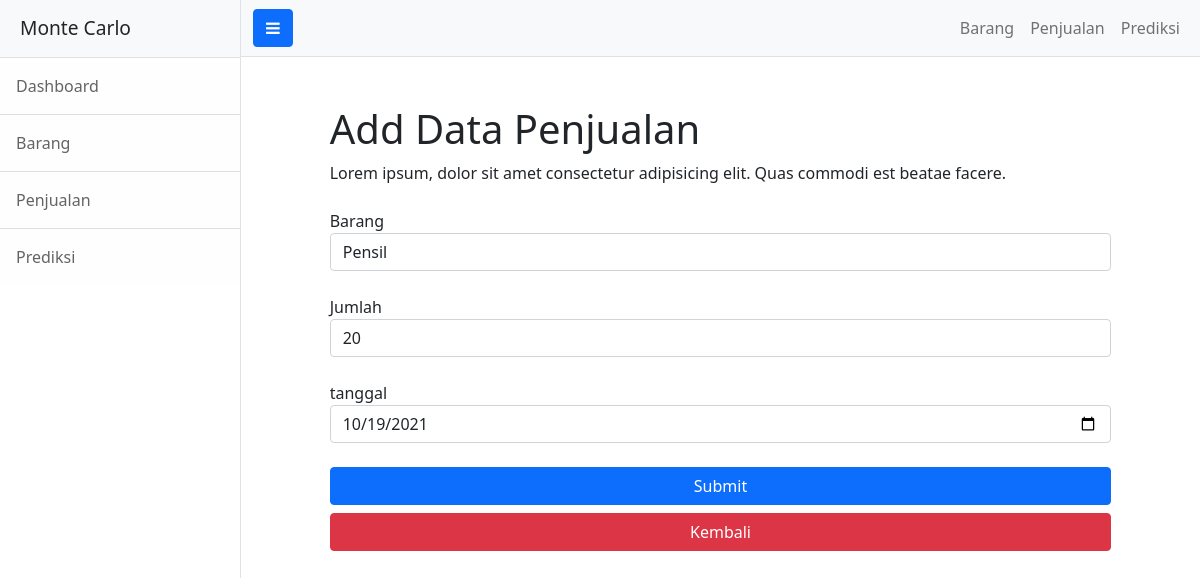
Screenshot of /Penjualan/EditPenjualan/4 with the database file from the repository.
### tables this page shows
CREATE TABLE `penjualan` (
  `id` int(11) NOT NULL,
  `id_barang` int(11) NOT NULL,
  `jumlah` int(11) NOT NULL,
  `tanggal` date NOT NULL
);

CREATE TABLE `barang` (
  `id_brg` int(11) NOT NULL,
  `barang` varchar(50) NOT NULL,
  `harga` int(11) NOT NULL
);

### application/controllers/Penjualan.php (called while the page is built, shortened)
<?php
class Penjualan extends CI_Controller {
    public function __construct()
    {
        $this->load->model('M_basic', 'mp');
    }
    public function EditPenjualan($id)
    {
        $w = array('id' => $id);
        $data['data'] = $this->mp->getData('penjualan',$w)->row();
        $data['barang'] = $this->mp->getData('barang')->result();
        $this->load->view('template/header');
        $this->load->view('penjualan/edit_penjualan', $data);
        $this->load->view('template/footer');
    }
}

### index.php (called while the page is built, shortened)
<?php
require_once BASEPATH.'core/CodeIgniter.php';

### application/models/M_basic.php (called while the page is built, shortened)
<?php
class M_basic extends CI_Model
{
    public function getData($t, $w = null)
    {
        if ($t == 'penjualan') {
            $this->db->join('barang', 'barang.id_brg = penjualan.id_barang');
        }
        if ($w != null) {
            $this->db->where($w);
        }
        return $this->db->get($t);
    }
}

### application/views/penjualan/edit_penjualan.php (the view, shortened to what this page needs)
<div style="margin: 5% 8%;">
    <div class="container-fluid">
        <h1 class="mt-4">Add Data Penjualan</h1>
        <p>Lorem ipsum, dolor sit amet consectetur adipisicing elit. Quas commodi est beatae facere.</p>
        <div class="mt-4">
            <form action="<?= base_url('Penjualan/UpdatePenjualan') ?>" method="post">
                <div class="form-group first last mb-4">
                    <label for="Barang">Barang</label>
                    <select class="form-control" id="Barang" name="Barang">
                        <?php foreach($barang as $d): ?>
                            <option value="<?= $d->id_brg ?>" <?php if($data->id_barang == $d->id_brg): echo 'selected';  endif; ?>><?= $d->barang ?></option>
                        <?php endforeach; ?>
                    </select>
                </div>
                <div class="form-group last mb-4">
                    <label for="Jumlah">Jumlah</label>
                    <input type="number" class="form-control" id="Jumlah" name="Jumlah" value="<?= $data->jumlah ?>" min="0" required>
                </div>
                <div class="form-group last mb-4">
                    <label for="tanggal">tanggal</label>
                    <input type="date" class="form-control" id="tanggal" name="tanggal" value="<?= $data->tanggal ?>" required>
                </div>
                <div class="d-grid gap-2">
                    <button class="btn text-white btn-block btn-primary" type="submit"> Submit </button>
                    <a class="btn text-white btn-block btn-danger" href="<?= base_url('Penjualan') ?>">Kembali</a>
                </div>
            </form>
        </div>
    </div>
</div>

### rows the page displays
penjualan: Barang "Pensil", Jumlah "20", tanggal "10/19/2021"
